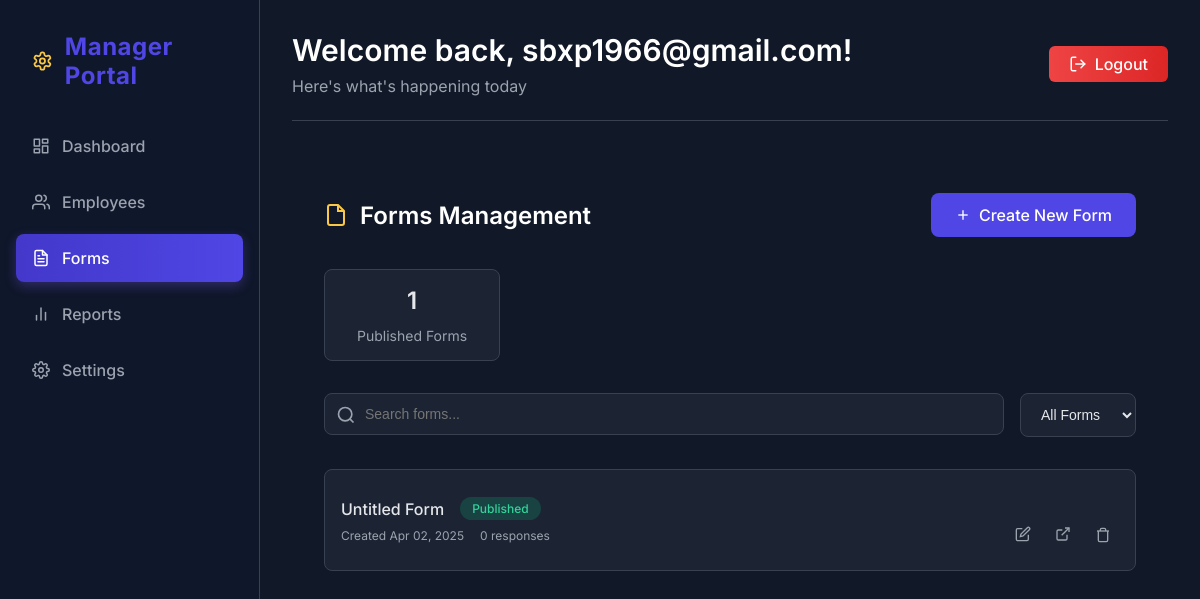
Before: /manager/forms/ (signed in) with the older database file.
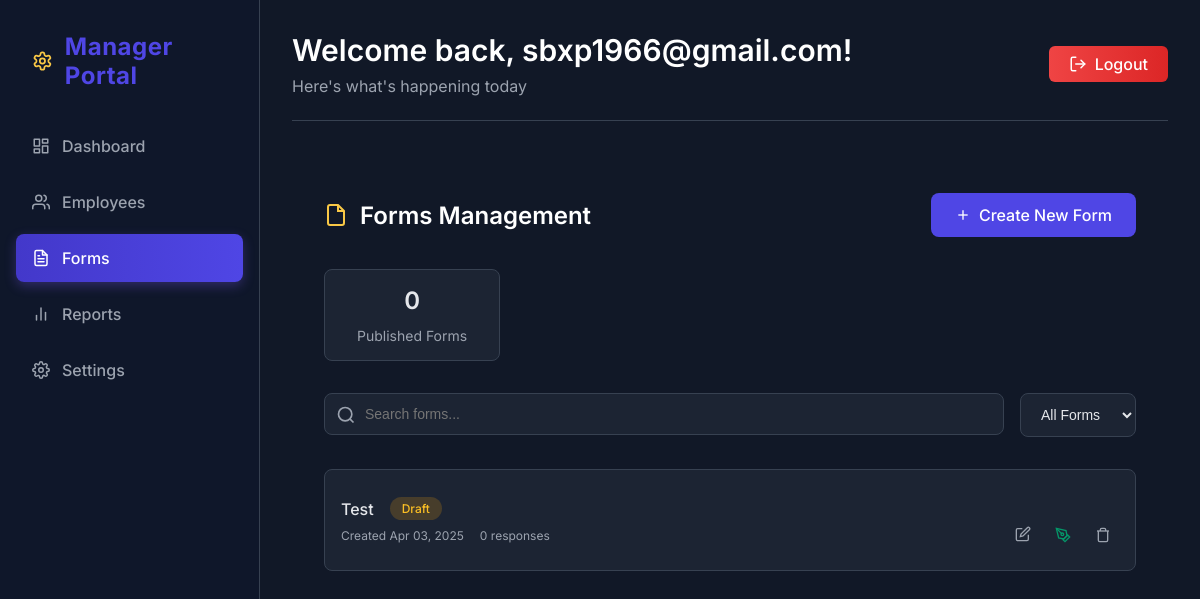
After: the same page with the newer database file.
### form_builder/models.py (models this page shows, shortened)
class Form(models.Model):
    title = models.CharField(max_length=200)
    description = models.TextField(blank=True)
    slug = models.SlugField(unique=True, blank=True)
    fields = models.TextField(default='[]')
    is_published = models.BooleanField(default=False)
    created_at = models.DateTimeField(auto_now_add=True)
    updated_at = models.DateTimeField(auto_now=True)
    class Meta:
        ordering = ['-created_at']

### managerdashboard/views.py (the view)
# urls.py: path('forms/', views.forms_list, name='forms_list'),
@login_required
@manager_required
def forms_list(request):
    if request.user.is_superuser:
        forms = Form.objects.all()
    else:
        forms = Form.objects.filter(creator=request.user)
    published_count = forms.filter(is_published=True).count()
    context = {
        'forms': forms,
        'published_count': published_count,
    }
    return render(request, 'managerdashboard/forms_list.html', context)

### templates/managerdashboard/forms_list.html (shortened to what the changed rows need)
{% extends 'managerdashboard/dashboard.html' %}
{% load static %}
{% block main_content %}
<div class="forms-container">
    <div class="page-header">
        <h2>
            <svg xmlns="http://www.w3.org/2000/svg" width="24" height="24" viewBox="0 0 24 24" fill="none" stroke="currentColor" stroke-width="2">
                <path d="M14 2H6a2 2 0 0 0-2 2v16a2 2 0 0 0 2 2h12a2 2 0 0 0 2-2V8z"></path>
                <polyline points="14 2 14 8 20 8"></polyline>
            </svg>
            Forms Management
        </h2>
    </div>
    <div class="forms-stats">
        <div class="stat-pill">
            <span class="stat-value">{{ published_count }}</span>
            <span class="stat-label">Published Forms</span>
        </div>
    </div>
    <div class="forms-list">
        {% for form in forms %}
        <div class="form-item" data-status="{% if form.is_published %}published{% else %}draft{% endif %}">
            <div class="form-item-main">
                <div class="form-info">
                    <h3 class="form-title">{{ form.title }}</h3>
                    <span class="status-badge status-{% if form.is_published %}published{% else %}draft{% endif %}">
                        {% if form.is_published %}Published{% else %}Draft{% endif %}
                    </span>
                </div>
                <div class="form-meta">
                    <span class="meta-item">Created {{ form.created_at|date:"M d, Y" }}</span>
                    <span class="meta-item">{{ form.submissions.count }} responses</span>
                </div>
            </div>
            <div class="form-actions">
                <a href="{% url 'managerdashboard:edit_form' form.slug %}" class="action-btn" title="Edit">
                    <svg xmlns="http://www.w3.org/2000/svg" width="16" height="16" viewBox="0 0 24 24" fill="none" stroke="currentColor" stroke-width="2">
                        <path d="M11 4H4a2 2 0 0 0-2 2v14a2 2 0 0 0 2 2h14a2 2 0 0 0 2-2v-7"></path>
                        <path d="M18.5 2.5a2.121 2.121 0 0 1 3 3L12 15l-4 1 1-4 9.5-9.5z"></path>
                    </svg>
                </a>
                {% if not form.is_published %}
                <button class="action-btn publish-btn" onclick="confirmPublish('{% url 'managerdashboard:publish_form' form.slug %}')" title="Publish">
                    <svg xmlns="http://www.w3.org/2000/svg" width="16" height="16" viewBox="0 0 24 24" fill="none" stroke="currentColor" stroke-width="2">
                        <path d="M12 19l7-7 3 3-7 7-3-3z"></path>
                        <path d="M18 13l-1.5-7.5L2 2l3.5 14.5L13 18l5-5z"></path>
                        <path d="M2 2l7.586 7.586"></path>
                        <circle cx="11" cy="11" r="2"></circle>
                    </svg>
                </button>
                {% endif %}
                {% if form.is_published %}
                <a href="{% url 'form_builder:view_form' form.slug %}" target="_blank" class="action-btn" title="View Live">
                    <svg xmlns="http://www.w3.org/2000/svg" width="16" height="16" viewBox="0 0 24 24" fill="none" stroke="currentColor" stroke-width="2">
                        <path d="M18 13v6a2 2 0 0 1-2 2H5a2 2 0 0 1-2-2V8a2 2 0 0 1 2-2h6"></path>
                        <polyline points="15 3 21 3 21 9"></polyline>
                        <line x1="10" y1="14" x2="21" y2="3"></line>
                    </svg>
                </a>
                {% endif %}
                <button class="action-btn" onclick="confirmDelete('{% url 'managerdashboard:delete_form' form.slug %}')" title="Delete">
                    <svg xmlns="http://www.w3.org/2000/svg" width="16" height="16" viewBox="0 0 24 24" fill="none" stroke="currentColor" stroke-width="2">
                        <polyline points="3 6 5 6 21 6"></polyline>
                        <path d="M19 6v14a2 2 0 0 1-2 2H7a2 2 0 0 1-2-2V6m3 0V4a2 2 0 0 1 2-2h4a2 2 0 0 1 2 2v2"></path>
                    </svg>
                </button>
            </div>
        </div>
        {% endfor %}
    </div>
</div>
{% endblock %}

Changed rows visible on the page:
removed Form: title "Untitled Form", is_published "Published", created_at "Apr 02, 2025", submissions.count "0"
added Form: title "Test", is_published "Draft", created_at "Apr 03, 2025", submissions.count "0"
Other visible differences:
{{ published_count }}: "1" → "0"
